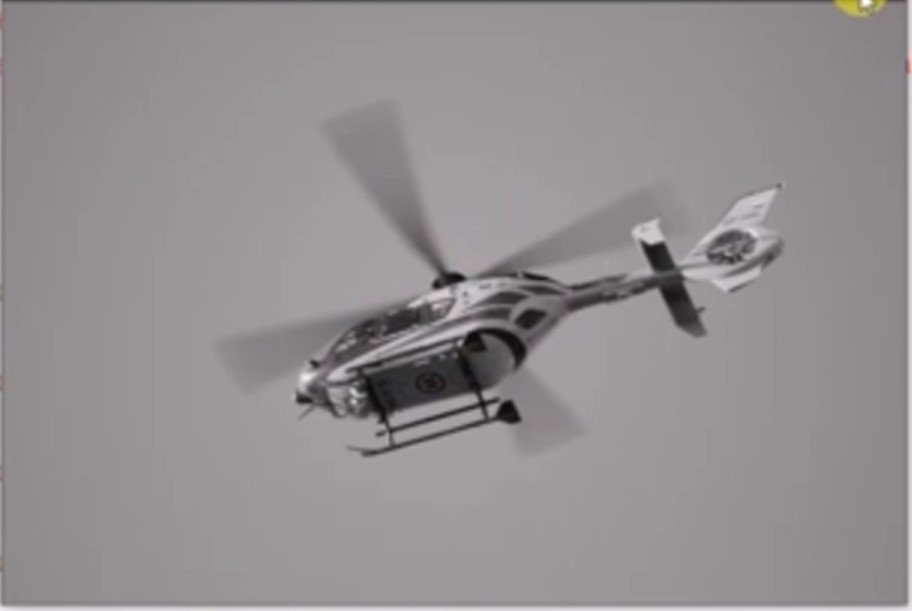
#> input picture GoruntuIsleme/8. OpenCV  Temel İşlemler/Helikopter2.jpg, 912 x 611 px
$ jupyter execute 13.MorfolojikIslemler.ipynb
#> lines starting #> are read from the running program, lines starting #| are printed output that depends on the picture
[cell 1]
import cv2
import numpy as np

[cell 2]
img=cv2.imread("Helikopter2.jpg",0) # 0 ile resmi siyah beyaz tonlara çevirmiş olduk
#> img: shape (611, 912); min 9, max 255, mean 145.1

[cell 3]
kernal=np.ones((5,5),np.uint8)# kılavuzda yazan gibi bir matr,x yaptık
erosion=cv2.erode(img,kernal,iterations=1)# iteration = tekrarlamak , kaç tekrar yapacağımızı giriyoruz
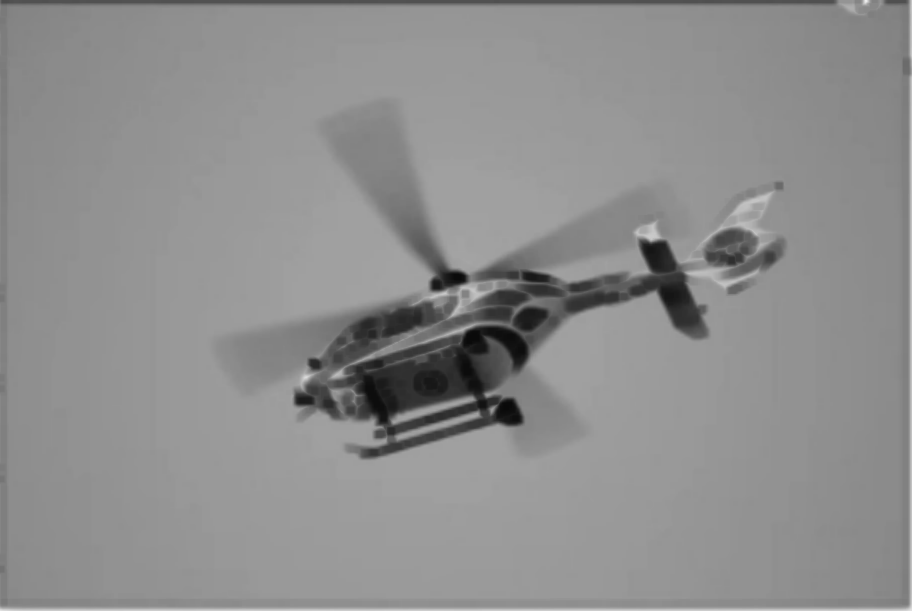
#> erosion: shape (611, 912); min 9, max 237, mean 142

[cell 4]
cv2.imshow("orijinal",img)
cv2.imshow("erosion",erosion)
cv2.waitKey(0)
cv2.destroyAllWindows()

[cell 5]
erosion=cv2.erode(img,kernal,iterations=5)# iterations değişince
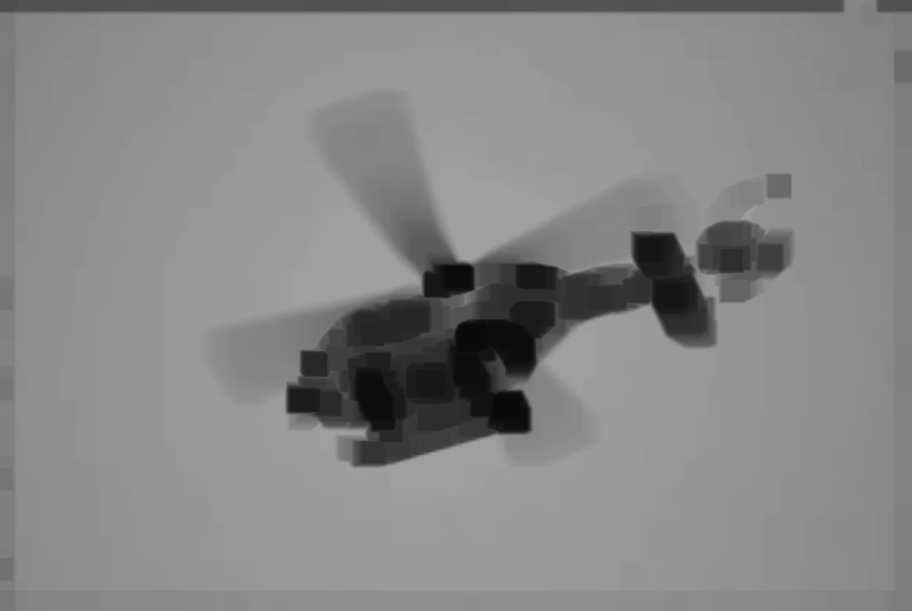
#> erosion: shape (611, 912); min 9, max 162, mean 134.4
cv2.imshow("orijinal",img)
cv2.imshow("erosion",erosion)
cv2.waitKey(0)
cv2.destroyAllWindows()

[cell 6]
kernal=np.ones((7,7),np.uint8)# matris değişince
erosion=cv2.erode(img,kernal,iterations=1)# iterations değişince
cv2.imshow("orijinal",img)
cv2.imshow("erosion",erosion)
cv2.waitKey(0)
cv2.destroyAllWindows()

[cell 7]
# dilation = kalınlaştırma
kernal=np.ones((5,5),np.uint8)# matris değişince
dilation=cv2.dilate(img,kernal,iterations=3)# iterations değişince
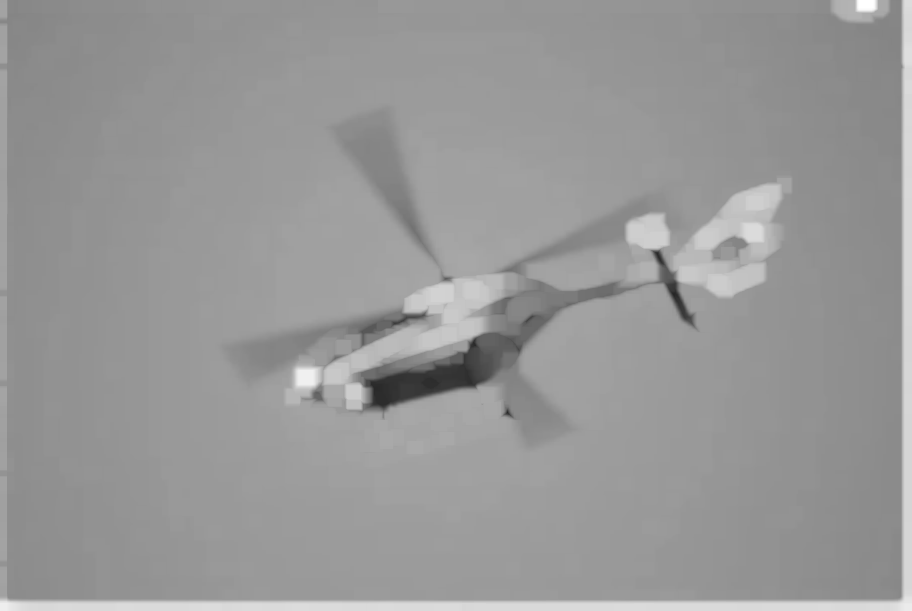
#> dilation: shape (611, 912); min 38, max 255, mean 152.1
cv2.imshow("orijinal",img)
cv2.imshow("dilate",dilation)
cv2.waitKey(0)
cv2.destroyAllWindows()

[cell 8]
# opening = resmin üzerindeki gürültüyü kaldırıyor
opening=cv2.morphologyEx(img,cv2.MORPH_OPEN,kernal)
cv2.imshow("orijinal",img)
cv2.imshow("morphologyEx Open",opening)
cv2.waitKey(0)
cv2.destroyAllWindows()

[cell 9]
# MORPH_OPEN -> MORPH_CLOSE
opening=cv2.morphologyEx(img,cv2.MORPH_CLOSE,kernal)
cv2.imshow("orijinal",img)
cv2.imshow("morphologyEx Open",opening)
cv2.waitKey(0)
cv2.destroyAllWindows()

[cell 10]
# MORPH_GRADIENT dış kısmı belirtiyor
gradient=cv2.morphologyEx(img,cv2.MORPH_GRADIENT,kernal)
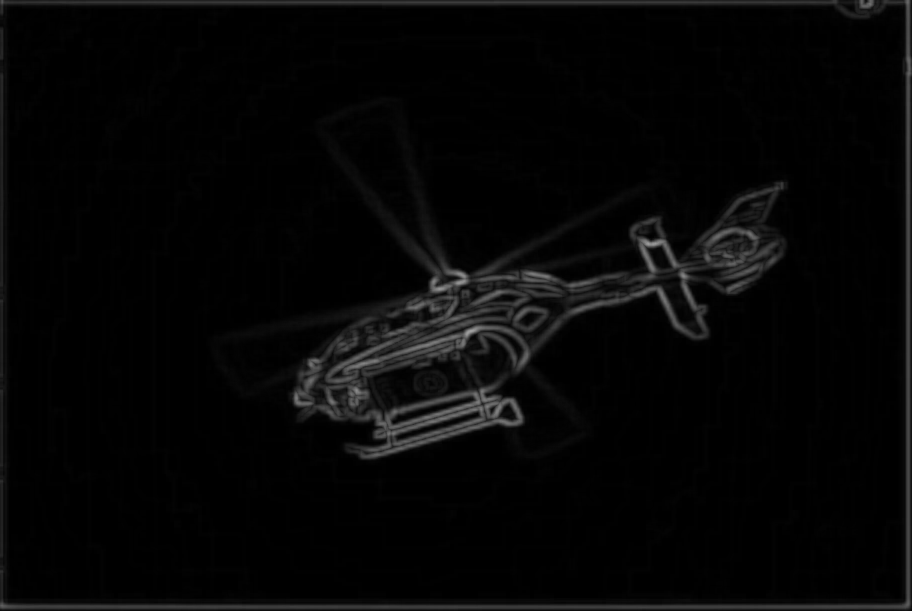
#> gradient: shape (611, 912); min 0, max 160, mean 6.1
cv2.imshow("orijinal",img)
cv2.imshow("MORPH_GRADIENT",gradient)
cv2.waitKey(0)
cv2.destroyAllWindows()
